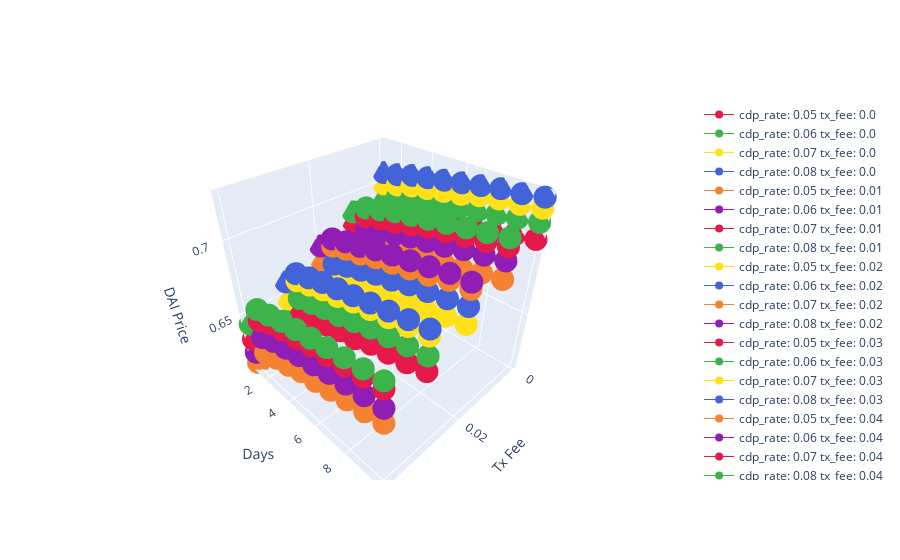

Notebook code for this chart:
### Markdown cell above
### Plot DAI Price History with Tx Fee

### Code cell
plotWithTXF(txf_axis, cdp_axis, dai_price_history_axis, "Tx Fee", "Days", "DAI Price")

### Figure 1 — Plotly figure (JSON) as saved in the notebook; plotly's stock layout.template omitted (floating-point values rounded to 4 significant figures)
{"data": [{"line": {"color": "#e6194b", "width": 1}, "name": "cdp_rate: 0.05 tx_fee: 0.0", "type": "scatter3d", "x": [0, 0, 0, 0, 0, 0, 0, 0, 0, 0], "y": [1, 2, 3, 4, 5, 6, 7, 8, 9, 10], "z": [0.677, 0.681, 0.684, 0.687, 0.689, 0.692, 0.695, 0.697, 0.699, 0.701]}, {"line": {"color": "#3cb44b", "width": 1}, "name": "cdp_rate: 0.06 tx_fee: 0.0", "type": "scatter3d", "x": [0, 0, 0, 0, 0, 0, 0, 0, 0, 0], "y": [1, 2, 3, 4, 5, 6, 7, 8, 9, 10], "z": [0.69, 0.693, 0.696, 0.698, 0.701, 0.703, 0.705, 0.707, 0.709, 0.711]}, {"line": {"color": "#ffe119", "width": 1}, "name": "cdp_rate: 0.07 tx_fee: 0.0", "type": "scatter3d", "x": [0, 0, 0, 0, 0, 0, 0, 0, 0, 0], "y": [1, 2, 3, 4, 5, 6, 7, 8, 9, 10], "z": [0.699, 0.702, 0.705, 0.707, 0.709, 0.711, 0.714, 0.716, 0.717, 0.719]}, {"line": {"color": "#4363d8", "width": 1}, "name": "cdp_rate: 0.08 tx_fee: 0.0", "type": "scatter3d", "x": [0, 0, 0, 0, 0, 0, 0, 0, 0, 0], "y": [1, 2, 3, 4, 5, 6, 7, 8, 9, 10], "z": [0.707, 0.709, 0.712, 0.714, 0.716, 0.718, 0.72, 0.722, 0.723, 0.725]}, {"line": {"color": "#f58231", "width": 1}, "name": "cdp_rate: 0.05 tx_fee: 0.01", "type": "scatter3d", "x": [0.01, 0.01, 0.01, 0.01, 0.01, 0.01, 0.01, 0.01, 0.01, 0.01], "y": [1, 2, 3, 4, 5, 6, 7, 8, 9, 10], "z": [0.656, 0.667, 0.671, 0.674, 0.676, 0.68, 0.682, 0.684, 0.687, 0.689]}, {"line": {"color": "#911eb4", "width": 1}, "name": "cdp_rate: 0.06 tx_fee: 0.01", "type": "scatter3d", "x": [0.01, 0.01, 0.01, 0.01, 0.01, 0.01, 0.01, 0.01, 0.01, 0.01], "y": [1, 2, 3, 4, 5, 6, 7, 8, 9, 10], "z": [0.668, 0.679, 0.683, 0.686, 0.689, 0.691, 0.693, 0.696, 0.698, 0.7]}, {"line": {"color": "#e6194b", "width": 1}, "name": "cdp_rate: 0.07 tx_fee: 0.01", "type": "scatter3d", "x": [0.01, 0.01, 0.01, 0.01, 0.01, 0.01, 0.01, 0.01, 0.01, 0.01], "y": [1, 2, 3, 4, 5, 6, 7, 8, 9, 10], "z": [0.681, 0.689, 0.692, 0.694, 0.697, 0.7, 0.702, 0.704, 0.706, 0.708]}, {"line": {"color": "#3cb44b", "width": 1}, "name": "cdp_rate: 0.08 tx_fee: 0.01", "type": "scatter3d", "x": [0.01, 0.01, 0.01, 0.01, 0.01, 0.01, 0.01, 0.01, 0.01, 0.01], "y": [1, 2, 3, 4, 5, 6, 7, 8, 9, 10], "z": [0.688, 0.695, 0.698, 0.701, 0.703, 0.705, 0.707, 0.709, 0.711, 0.713]}, {"line": {"color": "#ffe119", "width": 1}, "name": "cdp_rate: 0.05 tx_fee: 0.02", "type": "scatter3d", "x": [0.02, 0.02, 0.02, 0.02, 0.02, 0.02, 0.02, 0.02, 0.02, 0.02], "y": [1, 2, 3, 4, 5, 6, 7, 8, 9, 10], "z": [0.641, 0.654, 0.657, 0.661, 0.663, 0.666, 0.669, 0.671, 0.674, 0.676]}, {"line": {"color": "#4363d8", "width": 1}, "name": "cdp_rate: 0.06 tx_fee: 0.02", "type": "scatter3d", "x": [0.02, 0.02, 0.02, 0.02, 0.02, 0.02, 0.02, 0.02, 0.02, 0.02], "y": [1, 2, 3, 4, 5, 6, 7, 8, 9, 10], "z": [0.651, 0.666, 0.67, 0.673, 0.676, 0.678, 0.681, 0.683, 0.685, 0.687]}, {"line": {"color": "#f58231", "width": 1}, "name": "cdp_rate: 0.07 tx_fee: 0.02", "type": "scatter3d", "x": [0.02, 0.02, 0.02, 0.02, 0.02, 0.02, 0.02, 0.02, 0.02, 0.02], "y": [1, 2, 3, 4, 5, 6, 7, 8, 9, 10], "z": [0.663, 0.679, 0.682, 0.684, 0.687, 0.689, 0.691, 0.693, 0.696, 0.697]}, {"line": {"color": "#911eb4", "width": 1}, "name": "cdp_rate: 0.08 tx_fee: 0.02", "type": "scatter3d", "x": [0.02, 0.02, 0.02, 0.02, 0.02, 0.02, 0.02, 0.02, 0.02, 0.02], "y": [1, 2, 3, 4, 5, 6, 7, 8, 9, 10], "z": [0.674, 0.684, 0.687, 0.689, 0.692, 0.694, 0.696, 0.698, 0.7, 0.701]}, {"line": {"color": "#e6194b", "width": 1}, "name": "cdp_rate: 0.05 tx_fee: 0.03", "type": "scatter3d", "x": [0.03, 0.03, 0.03, 0.03, 0.03, 0.03, 0.03, 0.03, 0.03, 0.03], "y": [1, 2, 3, 4, 5, 6, 7, 8, 9, 10], "z": [0.627, 0.641, 0.645, 0.648, 0.651, 0.653, 0.657, 0.659, 0.661, 0.664]}, {"line": {"color": "#3cb44b", "width": 1}, "name": "cdp_rate: 0.06 tx_fee: 0.03", "type": "scatter3d", "x": [0.03, 0.03, 0.03, 0.03, 0.03, 0.03, 0.03, 0.03, 0.03, 0.03], "y": [1, 2, 3, 4, 5, 6, 7, 8, 9, 10], "z": [0.636, 0.654, 0.657, 0.66, 0.662, 0.665, 0.668, 0.67, 0.672, 0.674]}, {"line": {"color": "#ffe119", "width": 1}, "name": "cdp_rate: 0.07 tx_fee: 0.03", "type": "scatter3d", "x": [0.03, 0.03, 0.03, 0.03, 0.03, 0.03, 0.03, 0.03, 0.03, 0.03], "y": [1, 2, 3, 4, 5, 6, 7, 8, 9, 10], "z": [0.647, 0.667, 0.67, 0.673, 0.675, 0.678, 0.68, 0.682, 0.684, 0.686]}, {"line": {"color": "#4363d8", "width": 1}, "name": "cdp_rate: 0.08 tx_fee: 0.03", "type": "scatter3d", "x": [0.03, 0.03, 0.03, 0.03, 0.03, 0.03, 0.03, 0.03, 0.03, 0.03], "y": [1, 2, 3, 4, 5, 6, 7, 8, 9, 10], "z": [0.66, 0.672, 0.675, 0.678, 0.68, 0.682, 0.684, 0.686, 0.688, 0.69]}, {"line": {"color": "#f58231", "width": 1}, "name": "cdp_rate: 0.05 tx_fee: 0.04", "type": "scatter3d", "x": [0.04, 0.04, 0.04, 0.04, 0.04, 0.04, 0.04, 0.04, 0.04, 0.04], "y": [1, 2, 3, 4, 5, 6, 7, 8, 9, 10], "z": [0.611, 0.628, 0.632, 0.635, 0.639, 0.641, 0.644, 0.647, 0.649, 0.652]}, {"line": {"color": "#911eb4", "width": 1}, "name": "cdp_rate: 0.06 tx_fee: 0.04", "type": "scatter3d", "x": [0.04, 0.04, 0.04, 0.04, 0.04, 0.04, 0.04, 0.04, 0.04, 0.04], "y": [1, 2, 3, 4, 5, 6, 7, 8, 9, 10], "z": [0.62, 0.64, 0.645, 0.648, 0.651, 0.653, 0.656, 0.658, 0.66, 0.662]}, {"line": {"color": "#e6194b", "width": 1}, "name": "cdp_rate: 0.07 tx_fee: 0.04", "type": "scatter3d", "x": [0.04, 0.04, 0.04, 0.04, 0.04, 0.04, 0.04, 0.04, 0.04, 0.04], "y": [1, 2, 3, 4, 5, 6, 7, 8, 9, 10], "z": [0.631, 0.653, 0.658, 0.661, 0.663, 0.666, 0.668, 0.67, 0.672, 0.674]}, {"line": {"color": "#3cb44b", "width": 1}, "name": "cdp_rate: 0.08 tx_fee: 0.04", "type": "scatter3d", "x": [0.04, 0.04, 0.04, 0.04, 0.04, 0.04, 0.04, 0.04, 0.04, 0.04], "y": [1, 2, 3, 4, 5, 6, 7, 8, 9, 10], "z": [0.643, 0.661, 0.664, 0.667, 0.669, 0.671, 0.673, 0.675, 0.677, 0.679]}], "layout": {"scene": {"xaxis": {"title": {"text": "Tx Fee"}}, "yaxis": {"title": {"text": "Days"}}, "zaxis": {"title": {"text": "DAI Price"}}}}}
